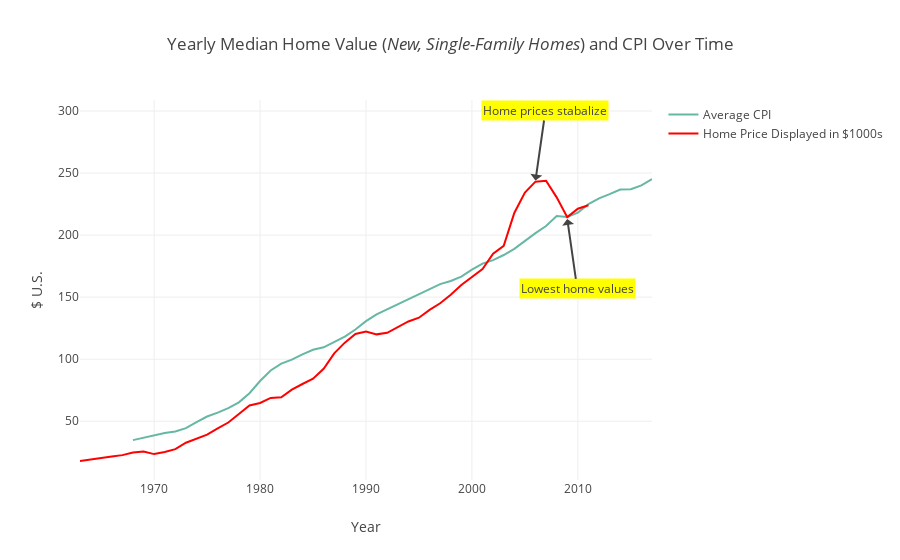

The notebook cell saved with this chart:
### Markdown cell above
<br><font style = 'font-family:calibri'><font size = 4>In the below graph CPI and home prices are again displayed, however, the slope of home prices is more discernable. In this graph we can see that home prices actually stabalized in 2006, two years before the housing bubble burst. We can see that 2009 was the lowest point in value for new, single-family homes.
<p>Again we see that home values are significantly higher than CPI from 2003 to 2008. Though CPI was increasing and seemed healthy, it was not able to predict the housing market crash. This is likely because of the way housing is calculated, where it calculates the monthly cost of owning a home based on rent prices. As we saw during the Great Recession, the number of vacant homes increased, causing the rental prices to also increase as new renters flooded the market. This means that the CPI was given a false low reading during the housing boom, pre-Great Recession.

### Code cell
layout = dict(title = 'Yearly Median Home Value (<i>New, Single-Family Homes</i>) and CPI Over Time',
              xaxis = dict(title = 'Year'),
              yaxis = dict(title = '$ U.S. '),
            annotations=[
                dict(
                    x=2006,
                    y=244,
                    xref='x',
                    yref='y',
                    text='Home prices stabalize',
                    showarrow=True,
                    bgcolor= 'yellow',
                    arrowhead=1,
                    ax=10,
                    ay=-70
                ),
                dict(
                    x=2009,
                    y=213,
                    xref='x',
                    yref='y',
                    text='Lowest home values',
                    showarrow=True,
                    bgcolor= 'yellow',
                    arrowhead=1,
                    ax=10,
                    ay=70
                ),
            ]
    )


# Create a trace
trace7 = go.Scatter(
     x = mean_yearly_wage['Year'],
     y = mean_yearly_wage['CPI_Average'],
     name = 'Average CPI',
     line = dict(
         color = ('rgb(102, 183, 163)')
     )
)     

trace8 = go.Scatter(
     x = mean_yearly_home['Year'],
     y = round(mean_yearly_home['Adjusted Home'],2),
     name = 'Home Price Displayed in $1000s',
     line = dict(
         color = 'red'
     )
)

data = [trace7,trace8]

fig = dict(data=data, layout=layout)
py.offline.iplot(fig, filename='styled-line')

### Figure 1 — Plotly figure (JSON) as saved in the notebook; plotly's stock layout.template omitted (floating-point values rounded to 4 significant figures)
{"data": [{"line": {"color": "rgb(102, 183, 163)"}, "name": "Average CPI", "type": "scatter", "uid": "9c46da4b-df9d-441d-bbfa-5d3d704e3feb", "x": [1968, 1969, 1970, 1971, 1972, 1973, 1974, 1975, 1976, 1977, 1978, 1979, 1980, 1981, 1982, 1983, 1984, 1985, 1986, 1987, 1988, 1989, 1990, 1991, 1992, 1993, 1994, 1995, 1996, 1997, 1998, 1999, 2000, 2001, 2002, 2003, 2004, 2005, 2006, 2007, 2008, 2009, 2010, 2011, 2012, 2013, 2014, 2015, 2016, 2017], "y": [34.78, 36.68, 38.83, 40.49, 41.82, 44.4, 49.31, 53.82, 56.91, 60.61, 65.23, 72.57, 82.41, 90.93, 96.5, 99.6, 103.9, 107.6, 109.6, 113.6, 118.3, 124.0, 130.7, 136.2, 140.3, 144.5, 148.2, 152.4, 156.9, 160.5, 163.0, 166.6, 172.2, 177.1, 179.9, 184.0, 188.9, 195.3, 201.6, 207.3, 215.3, 214.5, 218.1, 224.9, 229.6, 233.0, 236.7, 237.0, 240.0, 245.1]}, {"line": {"color": "red"}, "name": "Home Price Displayed in $1000s", "type": "scatter", "uid": "62cf9505-01ef-4851-998e-0078c438df25", "x": [1963, 1964, 1965, 1966, 1967, 1968, 1969, 1970, 1971, 1972, 1973, 1974, 1975, 1976, 1977, 1978, 1979, 1980, 1981, 1982, 1983, 1984, 1985, 1986, 1987, 1988, 1989, 1990, 1991, 1992, 1993, 1994, 1995, 1996, 1997, 1998, 1999, 2000, 2001, 2002, 2003, 2004, 2005, 2006, 2007, 2008, 2009, 2010, 2011], "y": [17.97, 18.98, 20.15, 21.52, 22.69, 24.83, 25.58, 23.53, 25.22, 27.55, 32.71, 36.02, 39.24, 44.28, 48.98, 55.79, 62.75, 64.71, 68.82, 69.3, 75.46, 80.02, 84.28, 92.23, 104.7, 113.3, 120.4, 122.3, 120.0, 121.3, 126.1, 130.4, 133.4, 139.8, 145.1, 152.0, 159.8, 166.5, 172.6, 185.0, 191.4, 217.8, 234.2, 243.1, 243.7, 230.4, 214.5, 221.2, 224.1]}], "layout": {"annotations": [{"arrowhead": 1, "ax": 10, "ay": -70, "bgcolor": "yellow", "showarrow": true, "text": "Home prices stabalize", "x": 2006, "xref": "x", "y": 244, "yref": "y"}, {"arrowhead": 1, "ax": 10, "ay": 70, "bgcolor": "yellow", "showarrow": true, "text": "Lowest home values", "x": 2009, "xref": "x", "y": 213, "yref": "y"}], "title": {"text": "Yearly Median Home Value (<i>New, Single-Family Homes</i>) and CPI Over Time"}, "xaxis": {"title": {"text": "Year"}}, "yaxis": {"title": {"text": "$ U.S. "}}}}
